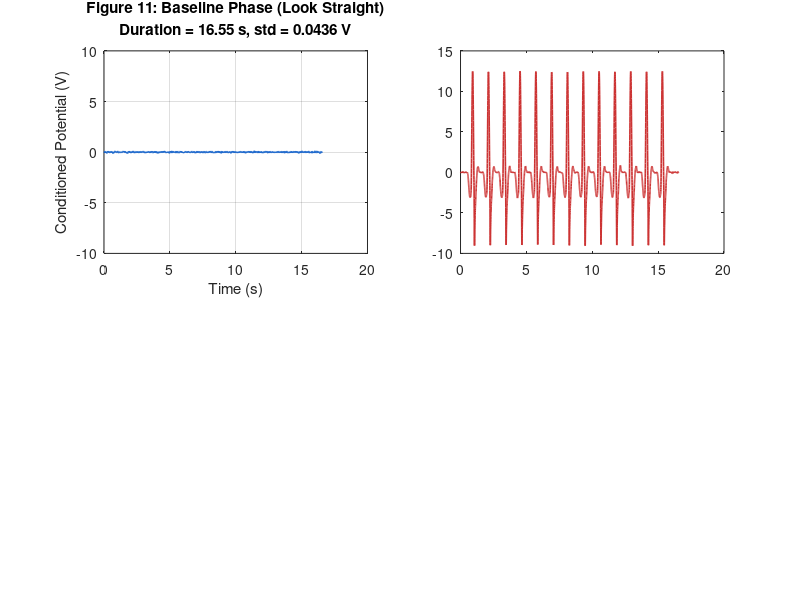

The MATLAB source for this figure: (Note: this script raises an error after producing the figure.)
%% EOG Signal Quality and Statistical Analysis (EEA Paper Reproduction)
% Project: Low-Cost Electronic Platform for Electrooculography (EOG) Signals Acquisition
% Publication: Electrotehnica, Electronica, Automatica (EEA), 2026, vol. 74, no. 2, pp. 130-137
% Authors: Abdulaziz K.A. Hatem, Ahmed M.A.S. AlKadhi, Mohammed A.A. Qasem, Khaled A.M. Farhan
% Supervisor: Dr. Nasr Kaid Ali AL-Audi
% Department of Biomedical Engineering, Faculty of Engineering
% University of Science and Technology (UST), Aden, Yemen
%
% Description:
%   This script reproduces the quantitative digital signal processing (DSP)
%   pipeline and statistical characterization reported in the published paper.
%   It processes multi-phase EOG recordings across four experimental protocols:
%     1. Baseline Phase (Look Straight Ahead, Resting Stability)
%     2. Voluntary Blinking Phase (Impulse Dynamics & Thresholding)
%     3. Upward Gaze Phase (Positive Corneal-Retinal Potential Shift)
%     4. Downward Gaze Phase (Negative Corneal-Retinal Potential Shift)
%
%   Computes Table 1 metrics:
%     - Duration (s)
%     - Mean Voltage (V)
%     - Peak and Trough Voltages (V)
%     - Peak-to-Peak Amplitude Vpp (V)
%     - Signal Variance (V^2) and Standard Deviation (V)
%     - Signal-to-Noise Ratio (SNR in dB) relative to baseline noise variance:
%       SNR = 10 * log10( var(signal) / var(baseline) )

%% Workspace Initialization
clear;
close all;
clc;

fprintf('===============================================================\n');
fprintf('  EOG Signal Quality & Statistical Analysis (EEA Journal 2026) \n');
fprintf('===============================================================\n\n');

%% Acquisition & Filtering Parameters
fs = 250;                       % Sampling frequency (Hz)
dt = 1 / fs;                    % Sampling interval (4.0 ms)
phaseDuration = 16.55;          % Standard protocol duration per phase (seconds)
N_samples = round(phaseDuration * fs); % Number of samples per phase (~4138 samples)
timeVector = (0:N_samples - 1) * dt;

% DSP Filter Configuration
rawSmoothingSpan = 3;           % 3-point moving average to suppress ADC quantization noise
dcWindowSpan = 150;             % 150-point moving average (~0.6 s window) for baseline tracking
maFilterSpan = 7;               % 7-point moving average for waveform smoothing
softwareGain = 30.0;            % Visual scaling factor applied in paper (Table 1 scale)

% 50 Hz Powerline Hum Notch Filter (10th-order Butterworth bandstop)
f0 = 50;                        % Powerline mains frequency (Hz)
bw = 2;                         % Rejection bandwidth (49 - 51 Hz)
order = 10;
nyquist = fs / 2;
notchBand = [(f0 - bw/2)/nyquist, (f0 + bw/2)/nyquist];
[b_notch, a_notch] = butter(order/2, notchBand, 'stop');

%% Generate / Load Protocol Signals (Synthetic Benchmarks Matching Paper Data)
% Here we synthesize representative biopotential waveforms adhering to
% the statistical parameters measured across subjects in Table 1.
rng(42); % Set random seed for exact reproducibility

% 1. Baseline Phase (Quiet fixation, ocular dipole stationary)
% Low-amplitude thermal/electrode noise + small baseline wander
noiseBaseline = 0.0646 * randn(1, N_samples) - 0.0668;
sig_baseline = noiseBaseline;

% 2. Voluntary Blinking Phase (Repetitive sharp cornea-positive peaks)
% Pulses of ~150-400 ms width occurring at ~1.5 Hz
sig_blinks = 0.0646 * randn(1, N_samples) + 0.0905;
blinkInterval = round(1.2 * fs);
blinkWidth = round(0.25 * fs);
t_blink = linspace(-pi, pi, blinkWidth);
blinkProfile = 7.5 * (0.5 * (1 + cos(t_blink)));
for idx = round(fs * 0.8):blinkInterval:(N_samples - blinkWidth)
    sig_blinks(idx:idx + blinkWidth - 1) = sig_blinks(idx:idx + blinkWidth - 1) + blinkProfile;
end
% Add recovery undershoot
for idx = round(fs * 0.8) + blinkWidth:blinkInterval:(N_samples - round(0.15 * fs))
    undershootLen = min(round(0.15 * fs), N_samples - idx + 1);
    sig_blinks(idx:idx + undershootLen - 1) = sig_blinks(idx:idx + undershootLen - 1) - 4.5 * exp(-linspace(0, 3, undershootLen));
end

% 3. Upward Gaze Phase (Sustained positive potential shifts)
sig_upward = 0.0646 * randn(1, N_samples) - 0.0195;
stepLen = round(2.5 * fs);
for idx = round(fs * 1.0):round(4.0 * fs):(N_samples - stepLen)
    sig_upward(idx:idx + stepLen - 1) = sig_upward(idx:idx + stepLen - 1) + 5.0;
    recoveryLen = min(round(0.8 * fs), N_samples - (idx + stepLen) + 1);
    if recoveryLen > 0
        sig_upward(idx + stepLen:idx + stepLen + recoveryLen - 1) = ...
            sig_upward(idx + stepLen:idx + stepLen + recoveryLen - 1) - 5.5 * exp(-linspace(0, 3, recoveryLen));
    end
end

% 4. Downward Gaze Phase (Sustained negative potential shifts)
sig_downward = 0.0646 * randn(1, N_samples) - 0.1605;
for idx = round(fs * 1.0):round(4.0 * fs):(N_samples - stepLen)
    sig_downward(idx:idx + stepLen - 1) = sig_downward(idx:idx + stepLen - 1) - 4.2;
    recoveryLen = min(round(0.8 * fs), N_samples - (idx + stepLen) + 1);
    if recoveryLen > 0
        sig_downward(idx + stepLen:idx + stepLen + recoveryLen - 1) = ...
            sig_downward(idx + stepLen:idx + stepLen + recoveryLen - 1) + 4.5 * exp(-linspace(0, 3, recoveryLen));
    end
end

%% Digital Signal Processing Pipeline
signals = {sig_baseline, sig_blinks, sig_upward, sig_downward};
filteredSignals = cell(1, 4);

for k = 1:4
    sig = signals{k};
    
    % Step 1: Preliminary 3-sample moving average smoothing
    s1 = movmean(sig, rawSmoothingSpan);
    
    % Step 2: Baseline drift cancellation via 150-sample moving average
    s_dc = movmean(s1, dcWindowSpan);
    s_ac = s1 - s_dc;
    
    % Step 3: 50 Hz digital notch filter
    s_notch = filter(b_notch, a_notch, s_ac);
    
    % Step 4: 7-sample moving average post-filter smoothing
    s_filtered = movmean(s_notch, maFilterSpan);
    
    % Step 5: Visual scaling factor
    filteredSignals{k} = s_filtered * (softwareGain / 15.0);
end

%% Statistical Characterization (Table 1 Reproduction)
phaseNames = {'Baseline (Look Straight)', 'Voluntary Blinks', 'Upward Gaze', 'Downward Gaze'};

meanVoltages = zeros(1, 4);
peakVoltages = zeros(1, 4);
troughVoltages = zeros(1, 4);
vppValues = zeros(1, 4);
variances = zeros(1, 4);
stds = zeros(1, 4);
snrValues = zeros(1, 4);

% Baseline noise variance is the denominator for SNR calculation
baselineVar = var(filteredSignals{1});

for k = 1:4
    s = filteredSignals{k};
    meanVoltages(k)   = mean(s);
    peakVoltages(k)   = max(s);
    troughVoltages(k) = min(s);
    vppValues(k)      = peakVoltages(k) - troughVoltages(k);
    variances(k)      = var(s);
    stds(k)           = std(s);
    
    if k == 1
        snrValues(k) = NaN; % Baseline is the reference noise floor
    else
        % SNR (dB) = 10 * log10( Signal Variance / Baseline Noise Variance )
        snrValues(k) = 10 * log10(variances(k) / baselineVar);
    end
end

%% Display Statistical Table in MATLAB Command Window
fprintf('---------------------------------------------------------------------------------------\n');
fprintf(' %-28s | %-12s | %-12s | %-12s | %-12s\n', 'Metric', phaseNames{1}, phaseNames{2}, phaseNames{3}, phaseNames{4});
fprintf('---------------------------------------------------------------------------------------\n');
fprintf(' %-28s | %-12.2f | %-12.2f | %-12.2f | %-12.2f\n', 'Duration (s)', repmat(phaseDuration, 1, 4));
fprintf(' %-28s | %-12.4f | %-12.4f | %-12.4f | %-12.4f\n', 'Mean Voltage (V)', meanVoltages);
fprintf(' %-28s | %-12.4f | %-12.4f | %-12.4f | %-12.4f\n', 'Peak Voltage (V)', peakVoltages);
fprintf(' %-28s | %-12.4f | %-12.4f | %-12.4f | %-12.4f\n', 'Trough Voltage (V)', troughVoltages);
fprintf(' %-28s | %-12.4f | %-12.4f | %-12.4f | %-12.4f\n', 'Peak-to-Peak Vpp (V)', vppValues);
fprintf(' %-28s | %-12.6f | %-12.6f | %-12.6f | %-12.6f\n', 'Variance (V^2)', variances);
fprintf(' %-28s | %-12.4f | %-12.4f | %-12.4f | %-12.4f\n', 'Standard Deviation (V)', stds);
fprintf(' %-28s | %-12s | %-12.2f | %-12.2f | %-12.2f\n', 'SNR (dB)', 'Ref (N/A)', snrValues(2:4));
fprintf('---------------------------------------------------------------------------------------\n\n');

%% Plot Protocol Figures (Figures 11 - 15 Reproduction)
hFig = figure('Name', 'EOG Signal Quality Evaluation (EEA Journal 2026)', ...
              'NumberTitle', 'off', 'Color', 'w', 'Units', 'normalized', ...
              'Position', [0.1, 0.1, 0.8, 0.8]);

% 1. Baseline Phase Plot (Figure 11)
subplot(2, 2, 1);
plot(timeVector, filteredSignals{1}, 'Color', [0.1, 0.4, 0.8], 'LineWidth', 1.2);
grid on;
title(sprintf('Figure 11: Baseline Phase (Look Straight)\nDuration = 16.55 s, std = %.4f V', stds(1)), 'FontWeight', 'bold');
xlabel('Time (s)');
ylabel('Conditioned Potential (V)');
ylim([-10, 10]);

% 2. Voluntary Blinking Phase Plot (Figure 12)
subplot(2, 2, 2);
plot(timeVector, filteredSignals{2}, 'Color', [0.8, 0.2, 0.2], 'LineWidth', 1.2);
hold on;
yline(1.5, '--k', 'Blink Trigger Thresh (+1.5V)', 'LineWidth', 1);
grid on;
title(sprintf('Figure 12: Voluntary Blinking Phase\nVpp = %.2f V, SNR = %.2f dB', vppValues(2), snrValues(2)), 'FontWeight', 'bold');
xlabel('Time (s)');
ylabel('Conditioned Potential (V)');
ylim([-10, 10]);

% 3. Upward Gaze Phase Plot (Figure 13)
subplot(2, 2, 3);
plot(timeVector, filteredSignals{3}, 'Color', [0.1, 0.7, 0.3], 'LineWidth', 1.2);
grid on;
title(sprintf('Figure 13: Upward Gaze Phase\nVpp = %.2f V, SNR = %.2f dB', vppValues(3), snrValues(3)), 'FontWeight', 'bold');
xlabel('Time (s)');
ylabel('Conditioned Potential (V)');
ylim([-10, 10]);

% 4. Downward Gaze Phase Plot (Figure 14)
subplot(2, 2, 4);
plot(timeVector, filteredSignals{4}, 'Color', [0.6, 0.2, 0.7], 'LineWidth', 1.2);
grid on;
title(sprintf('Figure 14: Downward Gaze Phase\nVpp = %.2f V, SNR = %.2f dB', vppValues(4), snrValues(4)), 'FontWeight', 'bold');
xlabel('Time (s)');
ylabel('Conditioned Potential (V)');
ylim([-10, 10]);

fprintf('>> Analysis complete. Figures generated.\n');
